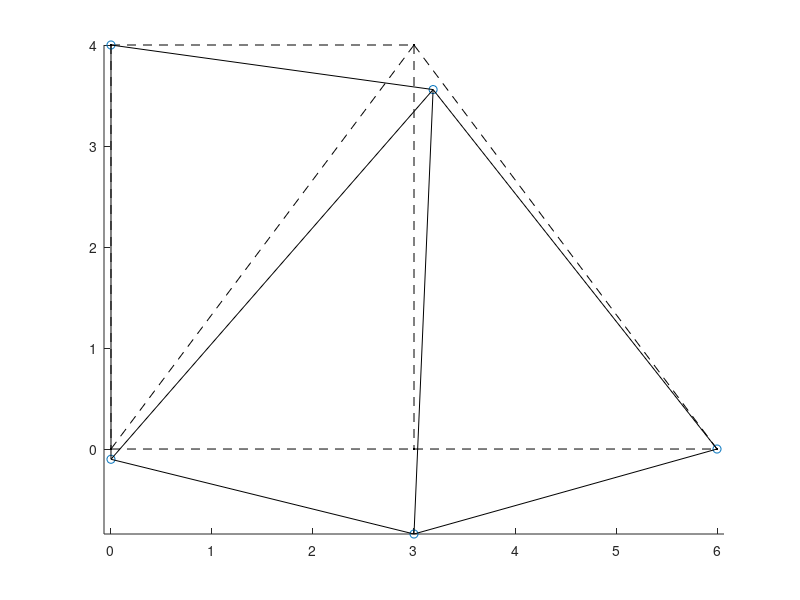

MATLAB code to generate this figure:
% Dibuat oleh: Sigit Prakarsa
% Alumni: T. Aeronotika Astronotika ITB
% Kontak: IG: @sgtprakarsa
% 25 Januari 2019
% Code ini dapat disebarluaskan untuk tujuan pendidikan

%***********************************************************************************%
% COPYRIGHT: 
%       engcode-ID | Coding untuk engineer indonesia
%       github  : https://github.com/engcode-ID
%       IG      : https://www.instagram.com/engcode.id/
%
%***********************************************************************************%

close all;
clear all;
clc;

%***********************************************************************************%
%
% ANALISIS TRUSS 2 DIMENSI MENGGUNAKAN METODE STIFFNESS
% 
% Analisis truss (batang) adalah salah satu analisis struktur 
% sederhana untuk menentukan displacement, deformation, ataupun 
% gaya yang bekerja pada setiap batang.
%
% Ada beberapa metode dalam penyelesaian sistem truss ini, seperti
% metode Force (flexibility) dan Displacement (stiffness).
%
% User akan diminta untuk menginput:
%   1. koordinat truss (nodal dan hubungan antar nodal)
%   2. gaya yang bekerja pada tiap nodal
%   3. kondisi batas (support, dsj)
%   4. properti stiffness (modulus elastis dan cross-section area)
%
% Selanjutnya, user akan dapat melihat:
%   1. Stiffness Matrix
%   2. Displacement vector
%   3. Nodal force vector
%   4. Element force
%   5. Element stress
%   6. Tampilan sistem truss
%
%***********************************************************************************%
%
% REFERENSI
%
% https://engineering.purdue.edu/~aprakas/CE474/CE474-Ch5-StiffnessMethod.pdf
%
%***********************************************************************************%

%***********************************************************************************%
% Input 
%***********************************************************************************%
% Masukkan lokasi joint/nodal dari truss
% Format sebagai berikut
% Node = [Ai Bi Ci;
%         Ai+1 Bi+1 Ci+1;
%         ...]
% Dimana: 
%   Ai = Nodal ke-i, 
%   Bi = koordinat x untuk nodal ke-i, 
%   Ci = koordinat y untuk nodal ke-i
%   Semua satuan dalam m
Node = [1 0 4;
        2 3 4;
        3 0 0;
        4 3 0;
        5 6 0];

% Masukkan konektivitas dari tiap nodal untuk membuat elemen truss
% Satu elemen truss (1 batang) tersusun dari 2 nodal yang dihubungkan.
% Format sebagai berikut 
% Element = [Ai Bi Ci;
%           Ai+1 Bi+1 Ci+1;
%           ...]
% Dimana: 
%   Ai = Nomor elemen truss, 
%   Bi = Nodal pertama untuk elemen ke-i, 
%   Ci = Nodal kedua untuk elemen ke-i
Element =[1 1 2;
          2 1 3;
          3 3 2;
          4 2 4;
          5 2 5;
          6 3 4;
          7 4 5];

% Masukkan gaya yang bekerja pada tiap nodal 
% gaya dimasukkan dengan format sebagai berikut.
% FInput = [Ai Bi;
%           Ai+1 Bi+1;
%           ...]
% dimana: 
%   Ai adalah penunjuk lokasi gaya.
%   Ai = 2*indeks nodal - 1     untuk gaya horizontal
%   Ai = 2*indeks nodal         untuk gaya vertikal
%   Bi = besar gaya yang bekerja (Newton)
%
%   Contoh:
%     apabila ada gaya sebesar 100 N yang bekerja pada nodal ke-3 searah sumbu x, 
%     maka anda masukkan:
%        indeks nodal = 3, gaya = horizontal (searah sumbu-x)
%         Ai = 2*3 - 1 = 5   
%         Bi = 100
%     FInput = [5 100];   
FInput = [3 10000;
          8 -10000];

% Input kondisi batas (displacement)
% Masukkan kondisi batas (fixed support, roll support, dsj) dengan format sebagai berikut
% BCInput = [Ai Bi;
%           Ai+1 Bi+1;
%           ...]
% dimana: 
%   Ai adalah penunjuk lokasi kondisi batas.
%   Ai = 2*indeks nodal - 1     untuk kondisi batas horizontal
%   Ai = 2*indeks nodal         untuk kondisi batas vertikal
%   Bi = 0
%
%   Contoh:
%     apabila ada fixed support pada nodal ke-3, 
%     maka anda masukkan:
%        indeks nodal = 3, 
%        karena fixed support:
%           displacement arah horizontal = 0
%           displacement arah vertikal = 0
%         
%         > arah horizontal
%         Ai = 2*3 - 1 = 5   
%         Bi = 0
%         > arah vertikal
%         Ai = 2*3 = 6   
%         Bi = 0
%     BCInput = [5 0;
%                 6 0];   
BCInput = [1 0;
          2 0;
          5 0;
          9 0;
          10 0];

% Masukan properti stiffness elemen
% properti stiffness didefinisikan sebagai modulus elastis (E) dan cross section area (A) pada
% tiap elemen. Masukkan nilai-nilai tersebut dengan format sebagai berikut
% Prop = [Ai Bi Ci;
%         Ai+1 Bi+1 Ci+1;
%         ...];
% dimana : 
%   Ai = elemen ke-i, 
%   Bi = modulus elasti [Pa] pada elemen ke-i, 
%   Ci = Cross section area [m^2] pada elemen ke-i
Prop =[1 2e11 1e-5;
      2 2e11 1e-5;
      3 2e11 1e-5;
      4 2e11 1e-5;
      5 2e11 1e-5;
      6 2e11 1e-5;
      7 2e11 1e-5];

%***********************************************************************************%
% METODE PENYELESAIAN
% 1) definisikan jumlah DOF (degree of freedom) pada tiap elemen
TotalNode = size(Node, 1); 
TotalElement = size(Element, 1);
ElDOF = zeros(TotalElement, 4);
for i = 1:TotalElement
    ElDOF(i, 1) = 2 * Element(i, 2) - 1;   %DOF horizontal untuk nodal pertama pada elemen ke-i
    ElDOF(i, 2) = 2 * Element(i, 2);       %DOF vertikal untuk nodal pertama pada elemen ke-i

    ElDOF(i, 3) = 2 * Element(i, 3) - 1;   %DOF horizontal untuk nodal kedua pada elemen ke-i
    ElDOF(i, 4) = 2 * Element(i, 3);       %DOF vertikal untuk nodal kedua pada elemen ke-i
end

% 2) definisikan matriks stiffness, gaya, dan perpindahan (displacement)
Force = zeros(2 * TotalNode, 1);
for i = 1:size(FInput, 1)
    Force(FInput(i, 1), 1) = FInput(i, 2);
end 

Displacement = zeros(2 * TotalNode, 1);
for i = 1:size(BCInput, 1)
    Displacement(BCInput(i, 1), 1) = BCInput(i, 2);
end

Stiffness = zeros(2 * TotalNode);

A = Prop(:, 3);
E = Prop(:, 2);

% 3) definisikan koordinat elemen
TrussX = zeros(TotalElement, 2);
TrussY = zeros(TotalElement, 2);

% 4) mencari nilai dari matriks stiffness elemen pada koordinat global
for i = 1:TotalElement
    TrussX(i, 1) = Node(Element(i, 2), 2);
    TrussX(i, 2) = Node(Element(i, 3), 2);
    TrussY(i, 1) = Node(Element(i, 2), 3);
    TrussY(i, 2) = Node(Element(i, 3), 3);

    L(i, 1) = sqrt((TrussX(i, 1) - TrussX(i, 2))^2 + (TrussY(i, 1) - TrussY(i, 2))^2);    % Mencari panjang elemen
    klocal(i, 1) = A(i, 1) * E(i, 1) / L(i, 1);                                           % Mencari nilai matriks stiffness dari elemen pada koordinat lokal
    C(i, 1) = (TrussX(i, 2) - TrussX(i, 1)) / L(i, 1);                                    % Mencari nilai cosine untuk matriks transformasi
    S(i, 1) = (TrussY(i, 2) - TrussY(i, 1)) / L(i, 1);                                    % Mencari nilai sinus untuk matriks transformasi
    
    % membuat matriks transformasi
    T = [C(i,1)^2 C(i,1)*S(i,1) -(C(i,1)^2) -C(i,1)*S(i,1);
        C(i,1)*S(i,1) S(i,1)^2 -C(i,1)*S(i,1) -(S(i,1)^2);
        -(C(i,1)^2) -C(i,1)*S(i,1) C(i,1)^2 C(i,1)*S(i,1);
        -C(i,1)*S(i,1) -(S(i,1)^2) C(i,1)*S(i,1) S(i,1)^2];

    kglobal = klocal(i, 1) * T;                                                              % transformasi matriks dari koodrinat lokal ke global
    for j = 1:4
       for k = 1:4
          Stiffness(ElDOF(i, j), ElDOF(i, k)) = Stiffness(ElDOF(i, j), ElDOF(i, k)) + kglobal(j, k);
       end
    end
end

% 5) menentukan perpindahan pada DOF lain
for i = 1:2*TotalNode
    UnknownDisp(i, 1) = i;
end
UnknownDisp(BCInput(:, 1)) = [];

for i = 1:size(UnknownDisp, 1) 
    disp_new(i, 1) = Displacement(UnknownDisp(i, 1), 1);    % mendefinisikan the undefined DOF Vector
    force_new(i, 1) = Force(UnknownDisp(i, 1), 1);          % mendefinisikan gaya pada DOF tersebut
end 

for i = 1:size(UnknownDisp, 1)
    for j = 1:size(UnknownDisp, 1)
        stiff_new(i, j) = Stiffness(UnknownDisp(i, 1), UnknownDisp(j, 1));   
    end
end
disp_new = stiff_new \ force_new;

% 6) menentukan perpindahan nodal
for i = 1:size(UnknownDisp, 1)
    Displacement(UnknownDisp(i, 1), 1) = disp_new(i, 1);
end  

% 7) menentukan reaksi pada Support
KnownDisp = BCInput(:, 1);
for i = 1:size(KnownDisp, 1)
    Force(KnownDisp(i, 1), 1) = Stiffness(KnownDisp(i, 1), :) * Displacement;
end;
 
% 8) Menentukan Stress pada tiap elemen
for i = 1:TotalElement
    varA = [C(i, 1) S(i, 1) -C(i, 1) -S(i, 1)];
    varB = [Displacement(ElDOF(i, 3), :);
            Displacement(ElDOF(i, 4), :);
            Displacement(ElDOF(i, 1), :);
            Displacement(ElDOF(i, 2), :)];
    varC = L(i, 1) / E(i, 1);
    ElStress(i, 1) = varA * varB / varC;
    ElForce(i, 1)= ElStress(i, 1) * A(i, 1);
end

%***********************************************************************************%
% Menampilkan hasil
disp 'Stiffness Matrix'
disp (Stiffness)
disp 'Displacement Vector'
disp (Displacement)
disp 'Nodal Force Vector'
disp (Force)
disp 'Element Force'
disp (ElForce)
disp 'Element Stress'
disp (ElStress) 

% Gambar
figure(1);
hold on;
plot(TrussX, TrussY, 'k.')
hold on;
axis equal;
for el = 1:TotalElement
    elnodes = Element(el, 2:3);
    nodexy = Node(elnodes, :);
    plot(nodexy(:, 2), nodexy(:, 3), 'k--')
end;

% gambar baru
magnification = 20;
newDisplacement = reshape(Displacement, 2, TotalNode);
for i = 1:TotalNode
    nodeNew(i, 1) = Node(i, 1);
    nodeNew(i, 2) = Node(i, 2) + magnification*newDisplacement(1, i);
    nodeNew(i, 3) = Node(i, 3) + magnification*newDisplacement(2, i);
end;

plot(nodeNew(:, 2), nodeNew(:, 3), 'o');
hold on;
axis equal;
for el = 1:TotalElement
    elnodes = Element(el, 2:3);
    nodexy = nodeNew(elnodes, :);
    plot(nodexy(:, 2), nodexy(:, 3), 'k-');
end;
